Frame 1 (no input): blank canvas, image omitted
Frame 60 (the mouse pressed at the canvas centre just before this capture): blank canvas, image omitted
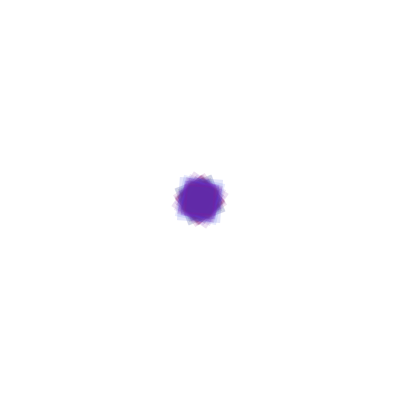
Frame 120 (the mouse held since frame 60 and released just before this capture)

The Processing sketch whose frames 1 and 60 were blank and that drew this single picture after the mouse press (run headless with seeded random() and noise(); from frame 60 on, the mouse is pressed at the canvas centre):

// Processing sketch: ArrayList_03
// ── ArrayList_03.pde
/* 
 --------------------------
 ** PLEASE READ INFO TAB **
 --------------------------
 
 */


/////////////////////////// GLOBALS ////////////////////////////
ArrayList <Box> boxes;
float angleBoxSize;
/////////////////////////// SETUP ////////////////////////////

void setup() {
  size(400, 400);
  background(255);
  smooth();
  rectMode(CENTER);
  boxes = new ArrayList();
  angleBoxSize = radians(0);
}

/////////////////////////// DRAW ////////////////////////////
void draw() {
  background(255);

  if (mousePressed) {
    float boxSize = noise(frameCount*0.7) * 35;
    Box b = new Box(mouseX, mouseY, boxSize);
    boxes.add(b);
  }

  float nAmm = map(mouseX, 0, width, 0.0, 1.0);
  float boxS = map(mouseY, 0, height, 0.0, 30);

  for (Box b : boxes) {
    b.render(boxS); 
    //float offSet = random(0.1);
    //b.move();
    b.move2(nAmm);
  }
  angleBoxSize+=0.3;
}

/////////////////////////// FUNCTIONS ////////////////////////////
void keyPressed() { 
  if (key == 'g') {
    //boxes.get(2);
    boxes.clear(); // Clears all elements from the Array List.
    // println(
  }
  if (key == 'a') {
    int s = boxes.size();
    println(s);
  }
}




// ── BOX_CLASS.pde


////////////
class Box {
  float x, y;
  float w;
  color c;
  float angle;
  float theta;
  float step;

  Box(int x, int y, float w) {
    this.x = x;
    this.y = y;
    this.w = w;
    this.step = 0.001;
    c = color(random(30, 173), random(100), random(50, 255));
    angle = radians(0);
    theta = radians(0);
  }

  void render(float _boxS) {
    fill(c, 33);
    noStroke();
    pushMatrix();
    translate(x, y);
    rotate(angle);
    rect(0, 0, w+_boxS, w+_boxS);
    popMatrix();
  }
  
  void move() {
    angle+=sin(theta * 0.05) * 3;
    theta+=0.1;
  }
  
  void move2(float nAMM) {
    float theta2 = noise(x*0.05)*nAMM;
    angle+=sin(theta2 * 0.05) * 3;
  }

}


// ── INFO.pde
/*

//////////////////////////
DYNAMIC ARRAYS|COLLECTIONS
//////////////////////////

--------------------------
Sketch : ARRAYLIST_03
--------------------------

Introduction to the ArrayList in Java
>>> http://docs.oracle.com/javase/7/docs/api/java/util/ArrayList.html
   

************************
FREE ART BUREAU INFO
http://freeartbureau.org

******************************** END


*NB

----------------------------------------------
*/
